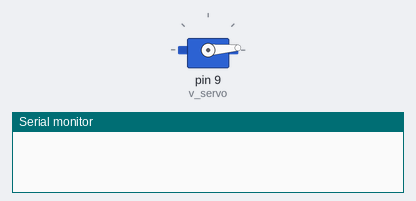
Recording of a sketch running on a simulated Arduino Uno, built with avr-gcc and run on an emulated ATmega328P. Parts: servo, the last lines printed to the serial monitor.

Above: at 0.15 s.
At 2.36 s:
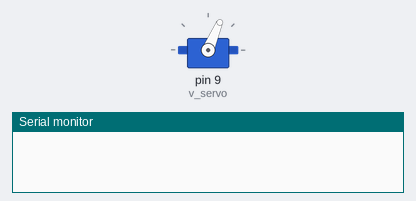
At 4.89 s:
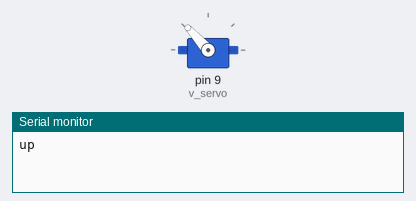
At 6.4 s:
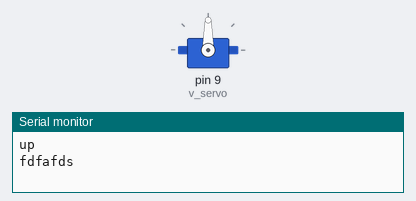
Timing chart, 0 to 7.9 s (numbered marks = the images above):
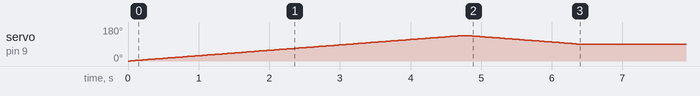

Measured:
- by itself, servo on pin 9 (v_servo): rises from 0° to 135° in 4.7 s, then falls to 90° in 1.6 s

The sketch:

servo_vertical_test_2.ino
```cpp
#include <Servo.h>
Servo v_servo;
int pos_2,temp = 0;
  void setup() {
    // put your setup code here, to run once:
    v_servo.attach(9);
    Serial.begin(9600);

  }

void loop() {
  // put your main code here, to run repeatedly:
if(temp==0)
  {
    up();
    Serial.println("up");
  }

  else
  {
    straight();
    Serial.println("fdfafds");
  }

  //Serial.println("elsewhere");
}

void up()
{
  for (pos_2 = 0; pos_2 <=135; pos_2 += 1) { // goes from 0 degrees to 180 degrees
    // in steps of 1 degree
    v_servo.write(pos_2);              // tell servo to go to pos_2ition in variable 'pos_2'
    delay(35);                       // waits 15ms for the servo to reach the pos_2ition
  }
  temp=1;

}


void straight()
{

  int angle=v_servo.read();
  if(angle<90)
  {
    for (pos_2 = angle; pos_2 <=90; pos_2 += 1)
    { // goes from 0 degrees to 180 degrees.
    // in steps of 1 degree
    v_servo.write(pos_2);              // tell servo to go to pos_2ition in variable 'pos_2'
    delay(35);                       // waits 15ms for the servo to reach the pos_2ition
  }
  int angle=v_servo    .read();
  }
  else if(angle>90)
  {
    for (pos_2 = angle; pos_2 >=90; pos_2 -= 1)
    { // goes from 0 degrees to 180 degrees.
    // in steps of 1 degree
    v_servo.write(pos_2);              // tell servo to go to pos_2ition in variable 'pos_2'
    delay(35);                       // waits 15ms for the servo to reach the pos_2ition
     }
     int angle=v_servo.read();
  }
  else if(angle==90)
  {
    v_servo.detach();
    delay(35);
  }
  temp=2;
  }


void down()
{
  for (pos_2 = 90; pos_2 >=80; pos_2 -= 1) { // goes from 0 degrees to 180 degrees
    // in steps of 1 degree
    v_servo.write(pos_2);              // tell servo to go to pos_2ition in variable 'pos_2'
    delay(35);                       // waits 15ms for the servo to reach the pos_2ition
  }
    temp=3;

}
```
